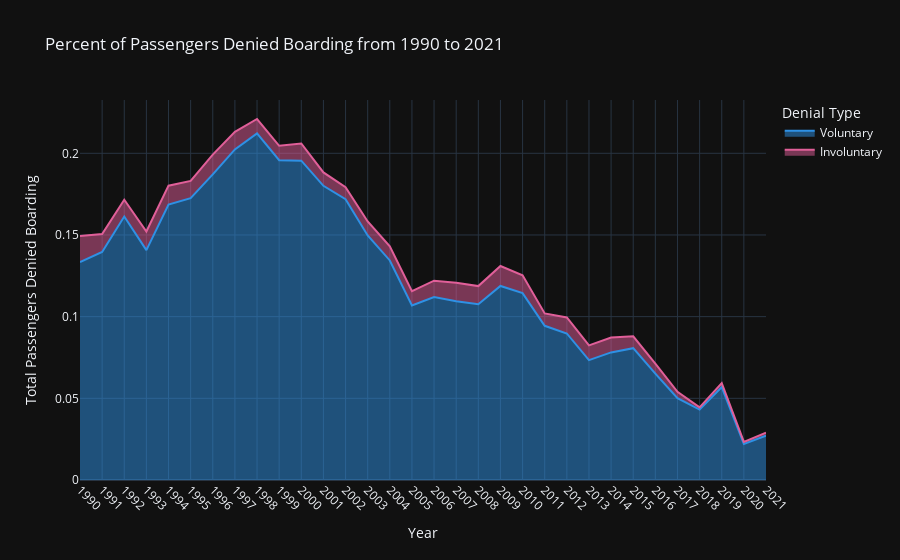

The notebook cell saved with this chart:
### Code cell
fig = px.area(denied_boarding_overall.rename(columns = {'perc_denied_boarding_involuntary':"Involuntary", "perc_denied_boarding_voluntary":"Voluntary"}), 
              x="year", y=["Voluntary","Involuntary"], 
                labels={
                    "year": "Year",
                     "value":"Total Passengers Denied Boarding", 
                     "variable":"Denial Type"
                 },
                title="Percent of Passengers Denied Boarding from 1990 to 2021", color_discrete_sequence=px.colors.qualitative.Dark24)
fig.update_xaxes(tickangle = 45)
fig.show()

### Figure 1 — Plotly figure (JSON) as saved in the notebook; plotly's stock layout.template omitted (floating-point values rounded to 4 significant figures)
{"data": [{"fillpattern": {"shape": ""}, "hovertemplate": "Denial Type=Voluntary<br>Year=%{x}<br>Total Passengers Denied Boarding=%{y}<extra></extra>", "legendgroup": "Voluntary", "line": {"color": "#2E91E5"}, "marker": {"symbol": "circle"}, "mode": "lines", "name": "Voluntary", "orientation": "v", "showlegend": true, "stackgroup": "1", "type": "scatter", "x": ["1990", "1991", "1992", "1993", "1994", "1995", "1996", "1997", "1998", "1999", "2000", "2001", "2002", "2003", "2004", "2005", "2006", "2007", "2008", "2009", "2010", "2011", "2012", "2013", "2014", "2015", "2016", "2017", "2018", "2019", "2020", "2021"], "xaxis": "x", "y": [0.1334, 0.1396, 0.1613, 0.1407, 0.1686, 0.1725, 0.1871, 0.2024, 0.2122, 0.1958, 0.1955, 0.1801, 0.1719, 0.1497, 0.1344, 0.1069, 0.112, 0.1094, 0.1076, 0.1188, 0.1144, 0.0944, 0.0897, 0.0734, 0.0781, 0.0807, 0.0651, 0.0501, 0.0431, 0.0569, 0.0221, 0.0272], "yaxis": "y"}, {"fillpattern": {"shape": ""}, "hovertemplate": "Denial Type=Involuntary<br>Year=%{x}<br>Total Passengers Denied Boarding=%{y}<extra></extra>", "legendgroup": "Involuntary", "line": {"color": "#E15F99"}, "marker": {"symbol": "circle"}, "mode": "lines", "name": "Involuntary", "orientation": "v", "showlegend": true, "stackgroup": "1", "type": "scatter", "x": ["1990", "1991", "1992", "1993", "1994", "1995", "1996", "1997", "1998", "1999", "2000", "2001", "2002", "2003", "2004", "2005", "2006", "2007", "2008", "2009", "2010", "2011", "2012", "2013", "2014", "2015", "2016", "2017", "2018", "2019", "2020", "2021"], "xaxis": "x", "y": [0.0159, 0.011, 0.0103, 0.0114, 0.0116, 0.0106, 0.0121, 0.0107, 0.0088, 0.0088, 0.0105, 0.0082, 0.0073, 0.0086, 0.0086, 0.0087, 0.01, 0.0113, 0.0111, 0.0122, 0.0109, 0.0076, 0.0098, 0.009, 0.0091, 0.0073, 0.0062, 0.0039, 0.0014, 0.0024, 0.0012, 0.0017], "yaxis": "y"}], "layout": {"legend": {"title": {"text": "Denial Type"}, "tracegroupgap": 0}, "title": {"text": "Percent of Passengers Denied Boarding from 1990 to 2021"}, "xaxis": {"anchor": "y", "domain": [0, 1], "tickangle": 45, "title": {"text": "Year"}}, "yaxis": {"anchor": "x", "domain": [0, 1], "title": {"text": "Total Passengers Denied Boarding"}}}}
